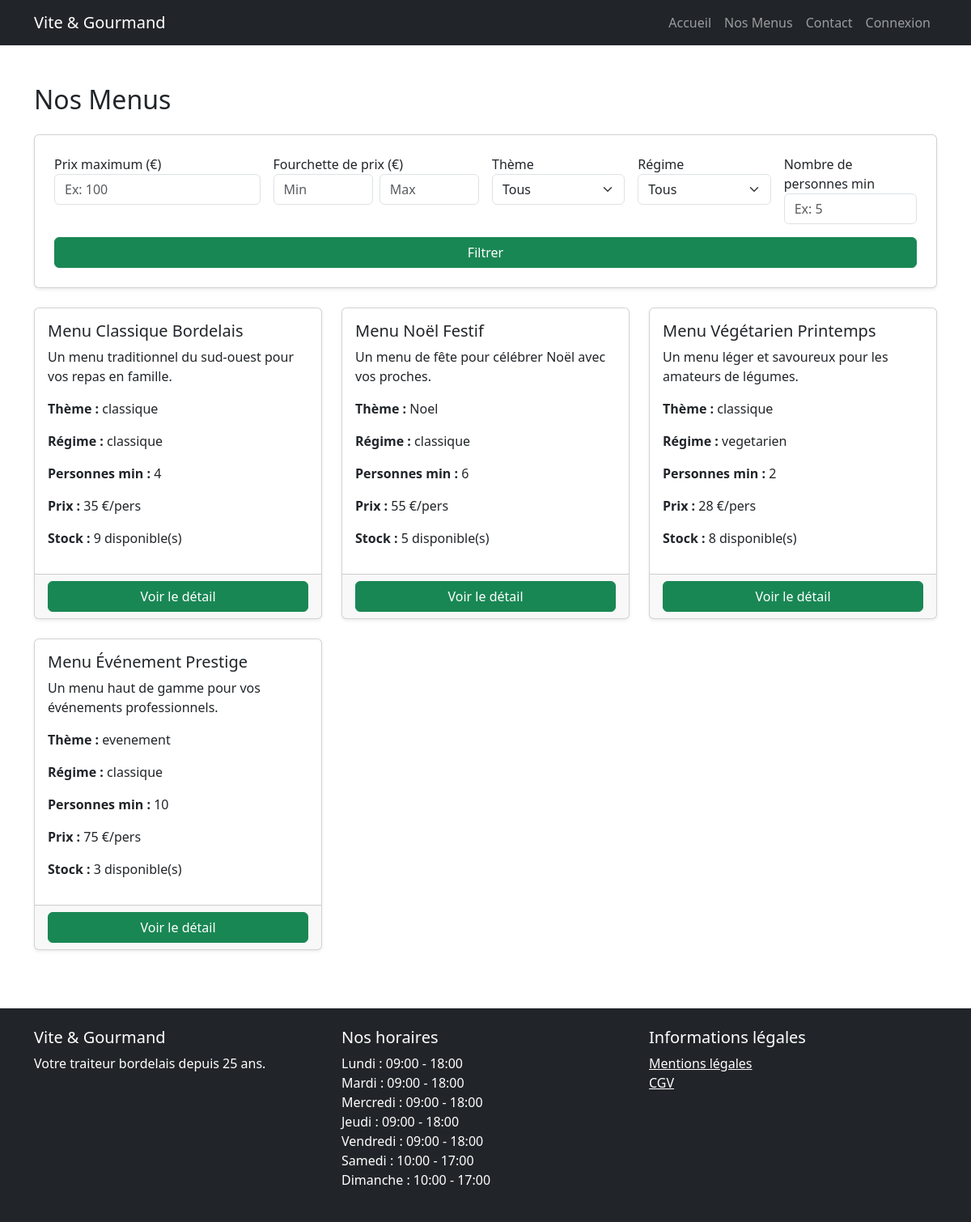
Screenshot of /pages/menus.php with the database file from the repository.
### tables this page shows
CREATE TABLE `menu` (
  `menu_id` int(11) NOT NULL,
  `titre` varchar(50) NOT NULL,
  `nombre_personne_minimum` int(11) NOT NULL,
  `prix_par_personne` double NOT NULL,
  `description` varchar(255) DEFAULT NULL,
  `quantite_restante` int(11) NOT NULL,
  `regime_id` int(11) NOT NULL,
  `theme_id` int(11) NOT NULL
);

CREATE TABLE `theme` (
  `theme_id` int(11) NOT NULL,
  `libelle` varchar(50) NOT NULL
);

CREATE TABLE `regime` (
  `regime_id` int(11) NOT NULL,
  `libelle` varchar(50) NOT NULL
);

CREATE TABLE `horaire` (
  `horaire_id` int(11) NOT NULL,
  `jour` varchar(50) NOT NULL,
  `heure_ouverture` varchar(50) DEFAULT NULL,
  `heure_fermeture` varchar(50) DEFAULT NULL
);

### pages/menus.php (the view, shortened to what this page needs)
<?php
require_once '../config/db.php';
require_once '../includes/header.php';
require_once '../includes/nav.php';
$menus = $pdo->query("
    SELECT m.*, r.libelle as regime_libelle, t.libelle as theme_libelle
    FROM menu m
    JOIN regime r ON m.regime_id = r.regime_id
    JOIN theme t ON m.theme_id = t.theme_id
")->fetchAll();
?>
<main class="container mt-5">
    <h2 class="mb-4">Nos Menus</h2>
    <div class="card shadow-sm p-4 mb-4">
        <div class="row g-3">
            <div class="col-md-3">
                <label>Prix maximum (€)</label>
                <input type="number" id="prix_max" class="form-control" placeholder="Ex: 100">
            </div>
            <div class="col-md-3">
                <label>Fourchette de prix (€)</label>
                <div class="d-flex gap-2">
                    <input type="number" id="prix_min" class="form-control" placeholder="Min">
                    <input type="number" id="prix_max2" class="form-control" placeholder="Max">
                </div>
            </div>
            <div class="col-md-2">
                <label>Thème</label>
                <select id="theme" class="form-select">
                    <option value="">Tous</option>
                </select>
            </div>
            <div class="col-md-2">
                <label>Régime</label>
                <select id="regime" class="form-select">
                    <option value="">Tous</option>
                </select>
            </div>
            <div class="col-md-2">
                <label>Nombre de personnes min</label>
                <input type="number" id="nb_personnes" class="form-control" placeholder="Ex: 5">
            </div>
        </div>
        <button class="btn btn-success mt-3" onclick="filterMenus()">Filtrer</button>
    </div>
    <div id="menus-container" class="row">
        <?php foreach($menus as $m): ?>
            <div class="col-md-4 mb-4">
                <div class="card shadow-sm h-100">
                    <div class="card-body">
                        <h5 class="card-title"><?= htmlspecialchars($m['titre']) ?></h5>
                        <p class="card-text"><?= htmlspecialchars($m['description']) ?></p>
                        <p><strong>Thème :</strong> <?= htmlspecialchars($m['theme_libelle']) ?></p>
                        <p><strong>Régime :</strong> <?= htmlspecialchars($m['regime_libelle']) ?></p>
                        <p><strong>Personnes min :</strong> <?= $m['nombre_personne_minimum'] ?></p>
                        <p><strong>Prix :</strong> <?= $m['prix_par_personne'] ?> €/pers</p>
                        <p><strong>Stock :</strong> <?= $m['quantite_restante'] ?> disponible(s)</p>
                    </div>
                    <div class="card-footer">
                        <a href="/vite-gourmand/pages/menu-detail.php?id=<?= $m['menu_id'] ?>" class="btn btn-success w-100">Voir le détail</a>
                    </div>
                </div>
            </div>
        <?php endforeach; ?>
    </div>
</main>
<?php require_once '../includes/footer.php'; ?>

### includes/header.php (shortened to what this page needs)
<!DOCTYPE html>
<html lang="fr">
<head>
    <link href="https://cdn.jsdelivr.net/npm/bootstrap@5.3.0/dist/css/bootstrap.min.css" rel="stylesheet">
    <link rel="stylesheet" href="/vite-gourmand/assets/css/style.css">
</head>
<body>

### includes/nav.php (shortened to what this page needs)
<nav class="navbar navbar-expand-lg navbar-dark bg-dark">
    <div class="container">
        <a class="navbar-brand" href="/vite-gourmand/index.php">Vite & Gourmand</a>
        <div class="collapse navbar-collapse" id="navbarNav">
            <ul class="navbar-nav ms-auto">
                <li class="nav-item">
                    <a class="nav-link" href="/vite-gourmand/index.php">Accueil</a>
                </li>
                <li class="nav-item">
                    <a class="nav-link" href="/vite-gourmand/pages/menus.php">Nos Menus</a>
                </li>
                <li class="nav-item">
                    <a class="nav-link" href="/vite-gourmand/pages/contact.php">Contact</a>
                </li>
                <?php if(isset($_SESSION['user'])): ?>
                    <li class="nav-item">
                        <?php
$roleFolder = $_SESSION['user']['role'] === 'administrateur' ? 'admin' : $_SESSION['user']['role'];
?>
<a class="nav-link" href="/vite-gourmand/espaces/<?= $roleFolder ?>/dashboard.php">Mon Espace</a>
                    </li>
                    <li class="nav-item">
                        <a class="nav-link" href="/vite-gourmand/actions/logout.php">Déconnexion</a>
                    </li>
                <?php else: ?>
                    <li class="nav-item">
                        <a class="nav-link" href="/vite-gourmand/pages/login.php">Connexion</a>
                    </li>
                <?php endif; ?>
            </ul>
        </div>
    </div>
</nav>

### includes/footer.php (shortened to what this page needs)
<?php
require_once __DIR__ . '/../config/db.php';
$stmt = $pdo->query("SELECT * FROM horaire ORDER BY horaire_id ASC");
$horaires = $stmt->fetchAll();
?>
<footer class="bg-dark text-white mt-5 py-4">
    <div class="container">
        <div class="row">
            <div class="col-md-4">
                <h5>Vite & Gourmand</h5>
                <p>Votre traiteur bordelais depuis 25 ans.</p>
            </div>
            <div class="col-md-4">
                <h5>Nos horaires</h5>
                <ul class="list-unstyled">
                    <?php foreach($horaires as $h): ?>
                        <li><?= $h['jour'] ?> : <?= $h['heure_ouverture'] ?> - <?= $h['heure_fermeture'] ?></li>
                    <?php endforeach; ?>
                </ul>
            </div>
            <div class="col-md-4">
                <h5>Informations légales</h5>
                <ul class="list-unstyled">
                    <li><a href="/vite-gourmand/pages/mentions-legales.php" class="text-white">Mentions légales</a></li>
                    <li><a href="/vite-gourmand/pages/cgv.php" class="text-white">CGV</a></li>
                </ul>
            </div>
        </div>
    </div>
</footer>
</body>
</html>

### rows the page displays
menu: titre "Menu Classique Bordelais", description "Un menu traditionnel du sud-ouest pour vos repas en famille.", theme.libelle "classique", regime.libelle "classique", nombre_personne_minimum "4", prix_par_personne "35", quantite_restante "9"
menu: titre "Menu Noël Festif", description "Un menu de fête pour célébrer Noël avec vos proches.", theme.libelle "Noel", regime.libelle "classique", nombre_personne_minimum "6", prix_par_personne "55", quantite_restante "5"
menu: titre "Menu Végétarien Printemps", description "Un menu léger et savoureux pour les amateurs de légumes.", theme.libelle "classique", regime.libelle "vegetarien", nombre_personne_minimum "2", prix_par_personne "28", quantite_restante "8"
menu: titre "Menu Événement Prestige", description "Un menu haut de gamme pour vos événements professionnels.", theme.libelle "evenement", regime.libelle "classique", nombre_personne_minimum "10", prix_par_personne "75", quantite_restante "3"
horaire: jour "Lundi", heure_ouverture "09:00", heure_fermeture "18:00"
horaire: jour "Mardi", heure_ouverture "09:00", heure_fermeture "18:00"
horaire: jour "Mercredi", heure_ouverture "09:00", heure_fermeture "18:00"
horaire: jour "Jeudi", heure_ouverture "09:00", heure_fermeture "18:00"
horaire: jour "Vendredi", heure_ouverture "09:00", heure_fermeture "18:00"
horaire: jour "Samedi", heure_ouverture "10:00", heure_fermeture "17:00"
horaire: jour "Dimanche", heure_ouverture "10:00", heure_fermeture "17:00"
